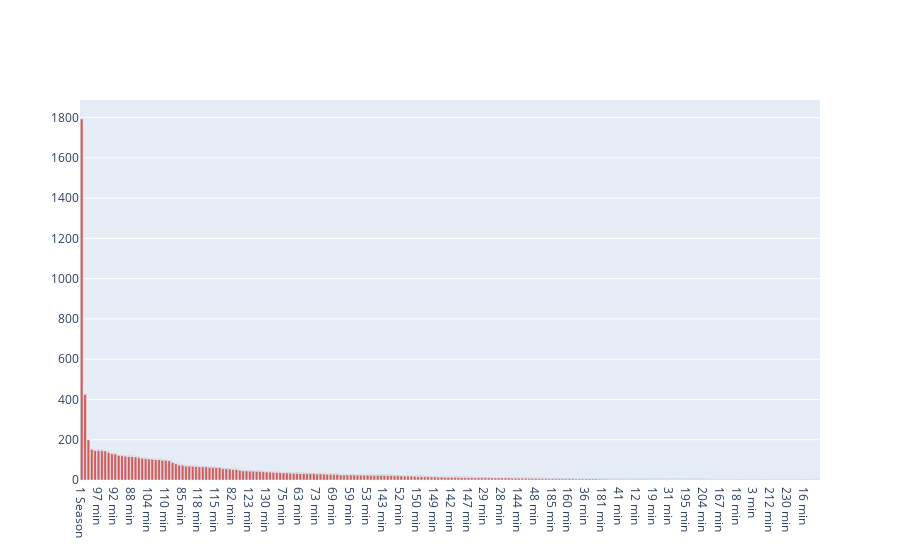

The cell this chart's notebook holds for it:
### Markdown cell above
Let's make an interactive visualization to see it more clearly

### Code cell
from plotly import graph_objects as go
fig = go.Figure([
    go.Bar(x=topdirs.index, y=topdirs.values, marker_color='indianred')
])
fig.update_traces(texttemplate='%{text:.2s}', textposition='outside')

### Figure 1 — Plotly figure (JSON) as saved in the notebook; plotly's stock layout.template omitted (floating-point values rounded to 4 significant figures; data arrays with more than 128 entries replaced by an {"elided": "..."} marker saying what was removed)
{"data": [{"marker": {"color": "indianred"}, "textposition": "outside", "texttemplate": "%{text:.2s}", "type": "bar", "x": {"elided": "220 str values"}, "y": {"elided": "220 int values"}}], "layout": {}}
